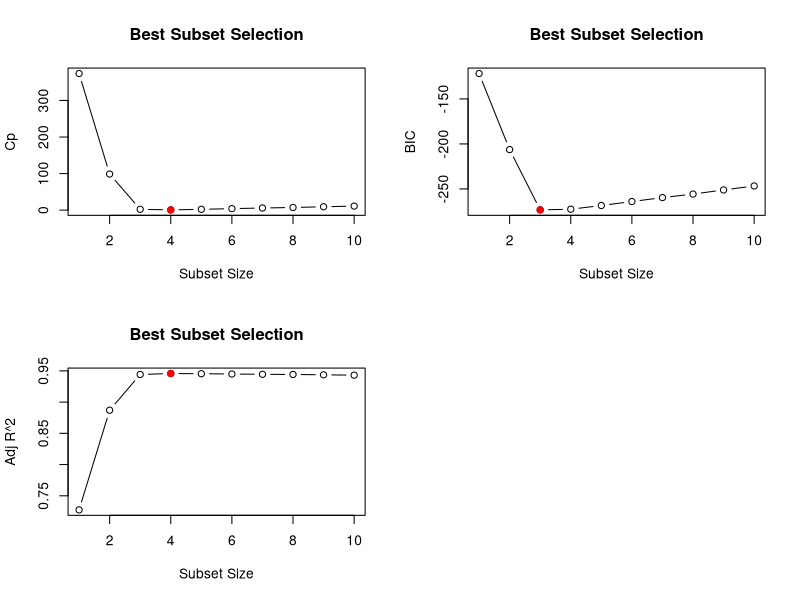
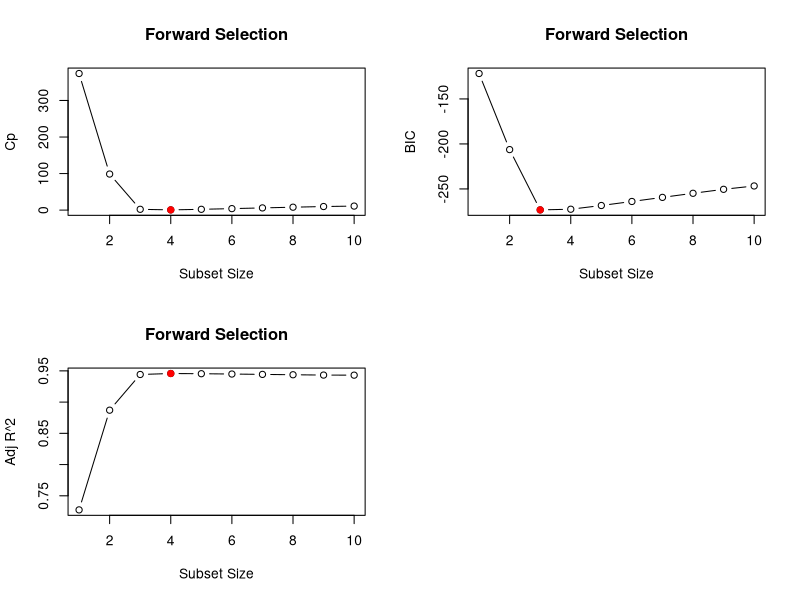
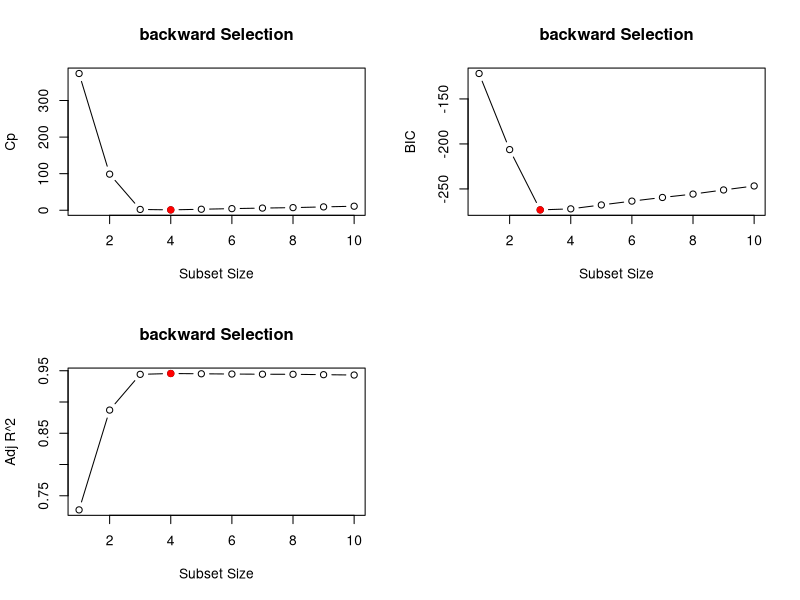
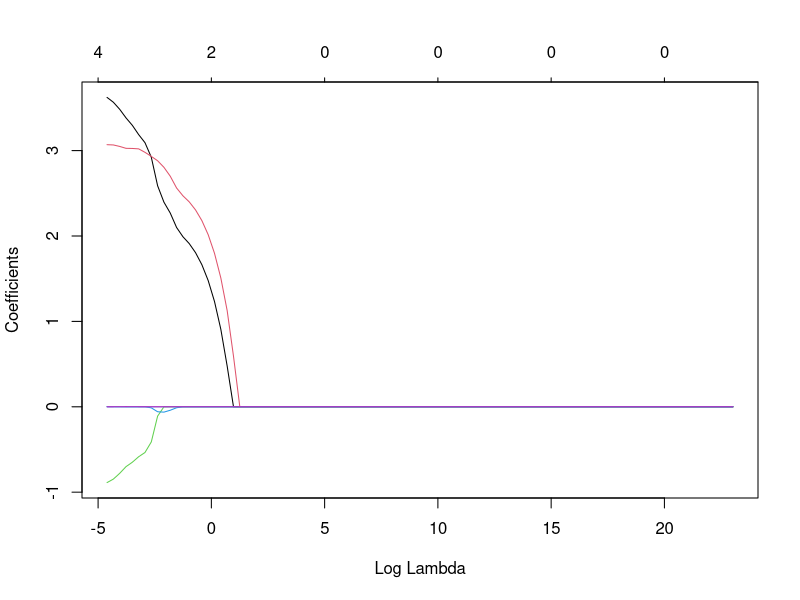
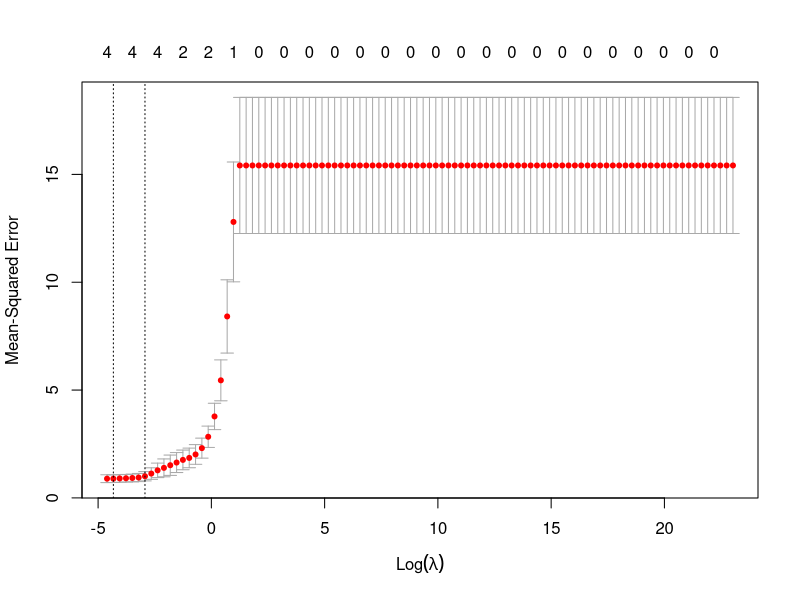
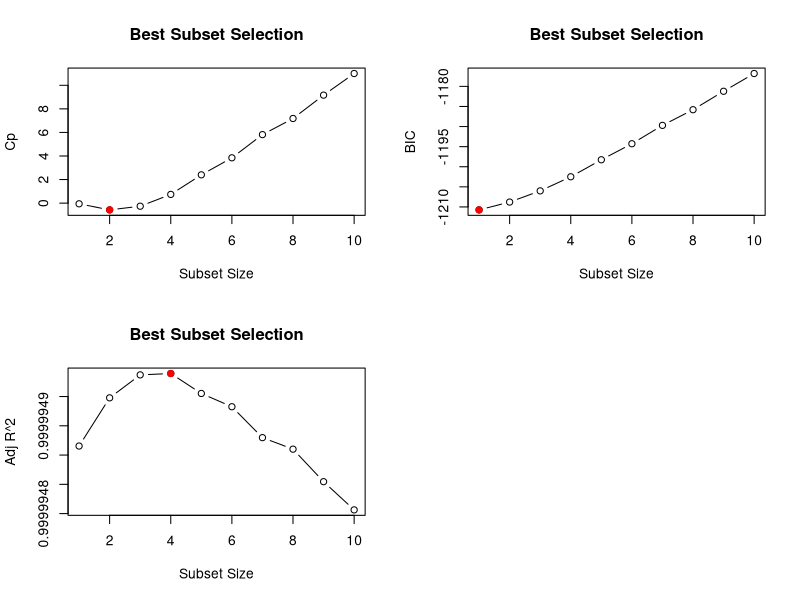
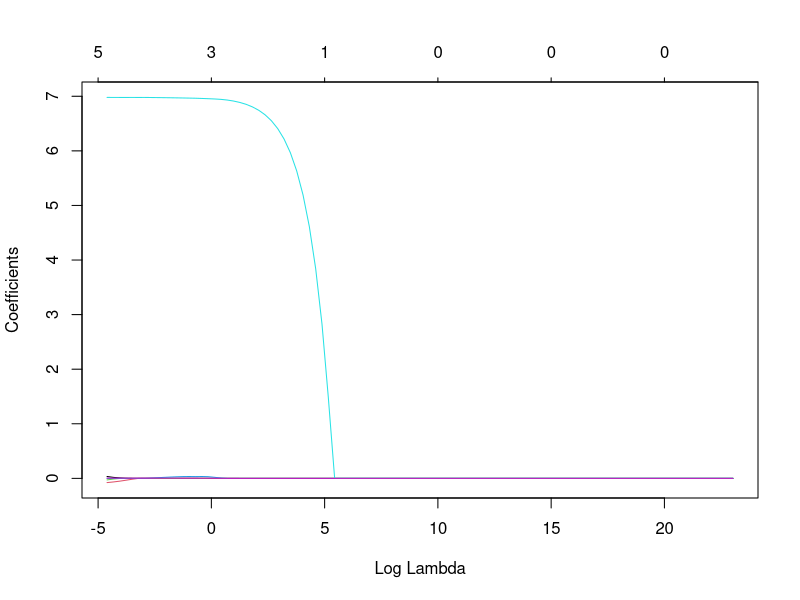
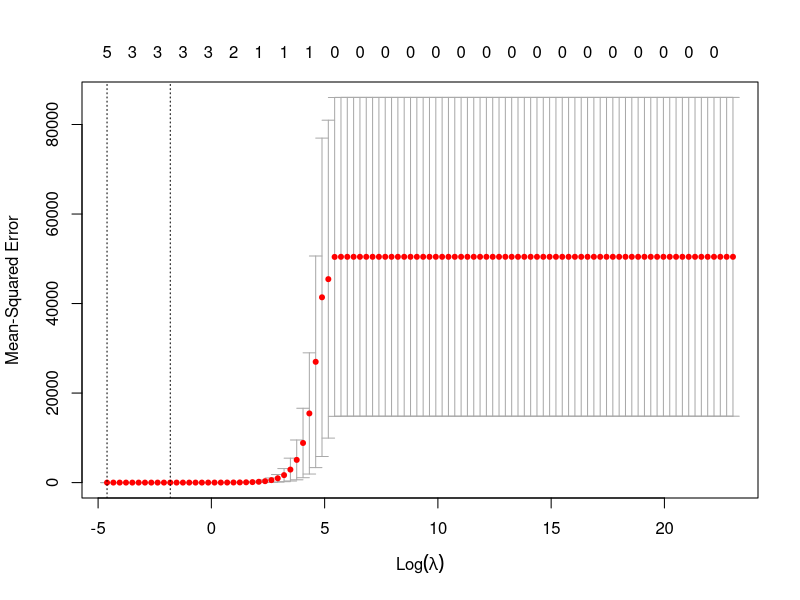

Generate these figures, in order, with R:
### Exercise 8 ###
rm(list = ls())
set.seed(1)
library(leaps)
# (a)
X <- rnorm(n = 100)
e <- rnorm(n = 100)
# (b)
betas <- rnorm(n = 4, mean = 0, sd = 2)
beta0 <- betas[1]
beta1 <- betas[2]
beta2 <- betas[3]
beta3 <- betas[4]

Y <- beta0 + beta1*X + beta2*X^2 + beta3*X^3 + e

# (c)
features <- data.frame(poly(X, 10, raw = TRUE))
features$Y <- Y
# Best Subset Selection
fit.best <- regsubsets(x = Y ~ ., data = features, nvmax = 10)
fit.best.summary <- summary(fit.best)
# Plotting
par(mfrow = c(2,2))
# Cp 
plot(fit.best.summary$cp, type = "b", xlab = "Subset Size", ylab = "Cp", 
     main = "Best Subset Selection")
points(x = which.min(fit.best.summary$cp), y = fit.best.summary$cp[which.min(fit.best.summary$cp)], 
       pch = 19, col = "red")
# BIC
plot(fit.best.summary$bic, type = "b", xlab = "Subset Size", ylab = "BIC", 
     main = "Best Subset Selection")
points(x = which.min(fit.best.summary$bic), y = fit.best.summary$bic[which.min(fit.best.summary$bic)], 
       pch = 19, col = "red")
# adjr2
plot(fit.best.summary$adjr2, type = "b", xlab = "Subset Size", ylab = "Adj R^2", 
     main = "Best Subset Selection")
points(x = which.max(fit.best.summary$adjr2), y = fit.best.summary$adjr2[which.max(fit.best.summary$adjr2)], 
       pch = 19, col = "red")

# coefficients
coef(object = fit.best, 4)
coef(object = fit.best, 3)

# (d)
# Forward selection
fit.fw <- regsubsets(x = Y ~ ., data = features, nvmax = 10, method = "forward")
fit.fw.summary <- summary(fit.fw)
par(mfrow = c(2,2))
# Cp 
plot(fit.fw.summary$cp, type = "b", xlab = "Subset Size", ylab = "Cp", main = "Forward Selection")
points(x = which.min(fit.fw.summary$cp), y = fit.fw.summary$cp[which.min(fit.fw.summary$cp)], 
       pch = 19, col = "red")
# BIC
plot(fit.fw.summary$bic, type = "b", xlab = "Subset Size", ylab = "BIC", main = "Forward Selection")
points(x = which.min(fit.fw.summary$bic), y = fit.fw.summary$bic[which.min(fit.fw.summary$bic)], 
       pch = 19, col = "red")
# adjr2
plot(fit.fw.summary$adjr2, type = "b", xlab = "Subset Size", ylab = "Adj R^2", 
     main = "Forward Selection")
points(x = which.max(fit.fw.summary$adjr2), y = fit.fw.summary$adjr2[which.max(fit.fw.summary$adjr2)], 
       pch = 19, col = "red")
# coefficients
coef(object = fit.fw, 3)
coef(object = fit.fw, 4)


# Backward selection
fit.bw <- regsubsets(x = Y ~ ., data = features, nvmax = 10, method = "backward")
fit.bw.summary <- summary(fit.bw)
par(mfrow = c(2,2))
# Cp 
plot(fit.bw.summary$cp, type = "b", xlab = "Subset Size", ylab = "Cp", main = "backward Selection")
points(x = which.min(fit.bw.summary$cp), y = fit.bw.summary$cp[which.min(fit.bw.summary$cp)], 
       pch = 19, col = "red")
# BIC
plot(fit.bw.summary$bic, type = "b", xlab = "Subset Size", ylab = "BIC", main = "backward Selection")
points(x = which.min(fit.bw.summary$bic), y = fit.bw.summary$bic[which.min(fit.bw.summary$bic)], 
       pch = 19, col = "red")
# adjr2
plot(fit.bw.summary$adjr2, type = "b", xlab = "Subset Size", ylab = "Adj R^2", 
     main = "backward Selection")
points(x = which.max(fit.bw.summary$adjr2), y = fit.bw.summary$adjr2[which.max(fit.bw.summary$adjr2)], 
       pch = 19, col = "red")
# coefficients
coef(object = fit.bw, 3)
coef(object = fit.bw, 4)

# (e)
# lasso
library(glmnet)
predictors <- model.matrix(object = Y ~ ., data = features)[, -1]
train.index <- sample(x = 1:nrow(predictors), size = 70, replace = FALSE)
test.index <- (-train.index)
response <- features$Y
grid <- 10^seq(10,-2,length=100)
# training 
lasso.mod <- glmnet(x = predictors[train.index, ], y = response[train.index], 
                    alpha = 1, lambda = grid)
par(mfrow = c(1,1))
plot(lasso.mod, xvar = "lambda")
# Lambda selection - Cross validation
cv.lasso <- cv.glmnet(x = predictors[train.index, ], y = response[train.index], 
                      alpha = 1, lambda = grid)
plot(cv.lasso)
bestlam <- cv.lasso$lambda.min
# test error
lasso.pred = predict(lasso.mod, s = bestlam, newx = predictors[test.index, ])
mean((lasso.pred - response[test.index])^2)
# Final model
final.model <- glmnet(x = predictors, y = response, alpha = 1, lambda = grid)
lasso.coef <- predict(final.model, type = "coefficients", s = bestlam)

# (f)
features$Y <- 5 + 7*X^7 + e

# best subset selection
fit.best <- regsubsets(x = Y ~ ., data = features, nvmax = 10)
fit.best.summary <- summary(fit.best)
# Plotting
par(mfrow = c(2,2))
# Cp 
plot(fit.best.summary$cp, type = "b", xlab = "Subset Size", ylab = "Cp", main = "Best Subset Selection")
points(x = which.min(fit.best.summary$cp), y = fit.best.summary$cp[which.min(fit.best.summary$cp)], 
       pch = 19, col = "red")
# BIC
plot(fit.best.summary$bic, type = "b", xlab = "Subset Size", ylab = "BIC", main = "Best Subset Selection")
points(x = which.min(fit.best.summary$bic), y = fit.best.summary$bic[which.min(fit.best.summary$bic)], 
       pch = 19, col = "red")
# adjr2
plot(fit.best.summary$adjr2, type = "b", xlab = "Subset Size", ylab = "Adj R^2", 
     main = "Best Subset Selection")
points(x = which.max(fit.best.summary$adjr2), y = fit.best.summary$adjr2[which.max(fit.best.summary$adjr2)], 
       pch = 19, col = "red")
# coefficients
coef(object = fit.best, 1) # BIC
coef(object = fit.best, 2) # Cp
coef(object = fit.best, 4) # adjR^2

# lasso
f.pred <- model.matrix(object = Y ~ ., data = features)[, -1]
resp <- features$Y
# training
fit.lasso <- glmnet(x = f.pred[train.index, ], y = resp[train.index],
                    lambda = grid, alpha = 1)
par(mfrow = c(1,1))
plot(fit.lasso, xvar = "lambda")
cv.lasso <- cv.glmnet(x = f.pred[train.index, ], y = resp[train.index], 
                      lambda = grid, alpha = 1)
bestlam <- cv.lasso$lambda.min
plot(cv.lasso)
lasso.pred <- predict(object = fit.lasso, s = bestlam, 
                      newx = f.pred[-train.index, ])
mean((resp[-train.index] - lasso.pred)^2)
# final model
lasso.full <- glmnet(x = f.pred, y = resp, lambda = grid, alpha = 1)
lasso.coef <- predict(object = lasso.full, type = "coefficients", s = bestlam)
lasso.coef
